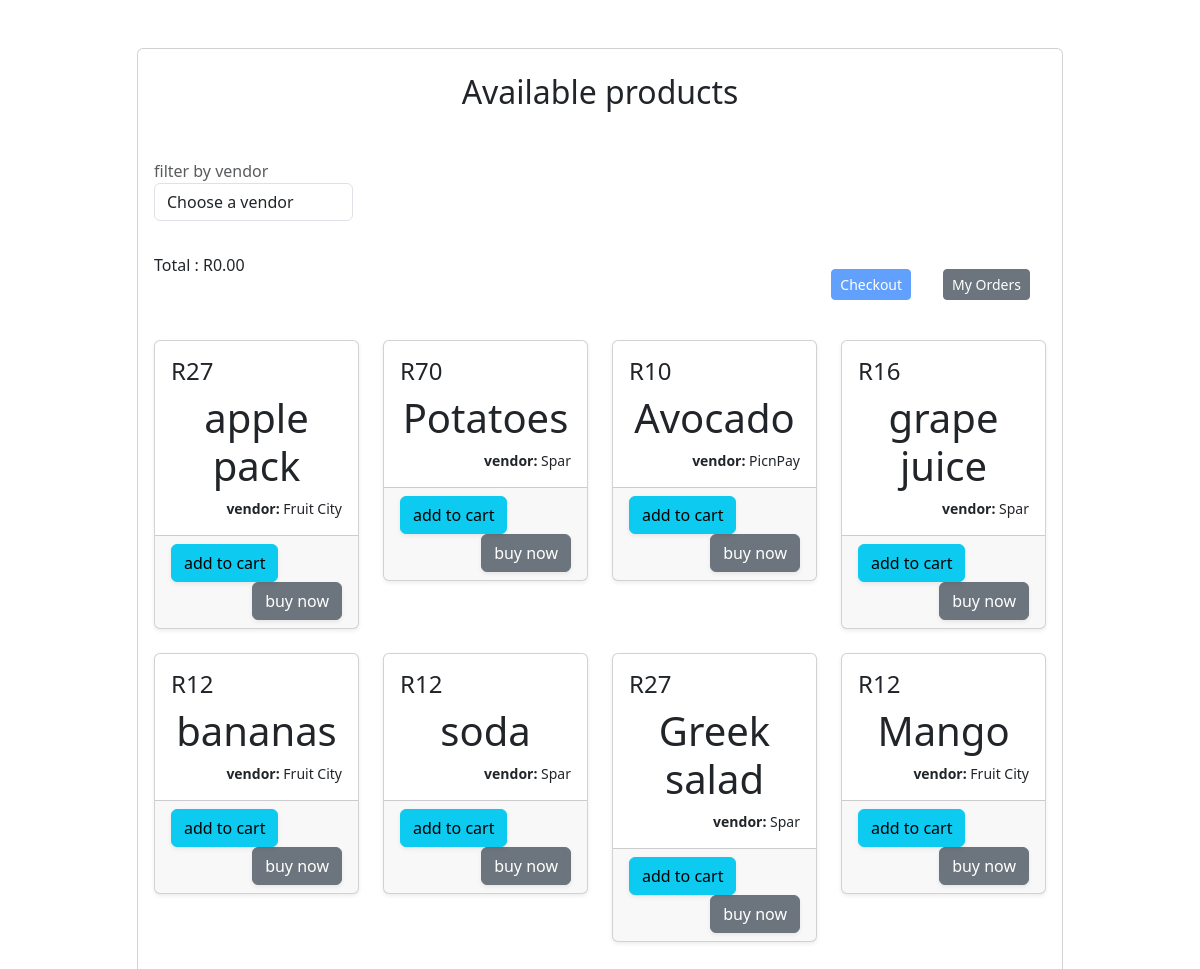
The page / on the database its author committed.
### base/models.py (models this page shows, shortened)
class Product(models.Model):
    name = models.CharField(max_length=100)
    price = models.IntegerField(null=True)
    vendor = models.ForeignKey(Vendor, null=True, on_delete=models.SET_NULL)
    created = models.DateField(auto_now_add=True)

class Vendor(models.Model):
    name = models.CharField(max_length=250, null=False)
    email = models.CharField(max_length=65, null=True)
    created_at = models.DateField(auto_now_add=True, null=True)

### base/views.py (the view)
# urls.py: path('', views.home, name='home'),
def home(request):
    vendor_filter = request.GET.get('filter')
    if request.method == 'GET' and vendor_filter and vendor_filter != 'all':
        products = Product.objects.filter(vendor=request.GET.get('filter'))
    else:
        products = Product.objects.all()
    vendors = Vendor.objects.all()
    totalProducts = Product.objects.count()
    return render(request, 'home.html', {'products': products, 'vendors': vendors, 'total': totalProducts})

### templates/home.html (shortened to what this page needs)
{% extends 'app.html' %} {% block content %}
<div class="col-md-10">
  <div class="card">
    <h2 class="text-center py-4">Available products</h2>
    <div class="col-md-3">
      <form onchange="this.submit()" method="get" class="m-lg-3">
        <label class="text-muted"> filter by vendor</label>
        <select name="filter" class="form-control">
          <option selected disabled>Choose a vendor</option>
        </select>
      </form>
    </div>
    <div class="card-body">
      <div class="row mb-4">
        {% if total > 0 %}
        <div class="ml-4 mb-4">
          Total : R<span id="totalCost">0.00</span>
          <a href="/my-orders" class="btn btn-secondary btn-sm float-end m-3"> My Orders</a>
          <button
            id="checkoutButton"
            onclick="checkout('{{ csrf_token}}')"
            class="btn btn-primary btn-sm float-end disabled m-3"
          >
            Checkout
          </button>
        </div>
        {% for product in products %}
        <div class="col-md-3 mb-4">
          <div class="card shadow-sm">
            <div class="card-body">
              <h4 class="text-capitalize">R{{ product.price }}</h4>
              <h1 class="text-center">{{ product.name }}</h1>
              <small class="float-end"
                ><strong> vendor:</strong> {{ product.vendor.name}}
              </small>
            </div>
            <div class="card-footer">
              <button
                class="btn btn-info shadow-sm"
                onclick="addToCart({{ product.id }}, {{ product.price }})"
                id="addToCart-{{ product.id }}"
              >
                add to cart
              </button>
              <button class="btn btn-secondary shadow-sm float-end" id="buyNow">
                buy now
              </button>
            </div>
          </div>
        </div>
        {% endfor %} {% else %}
        <div class="col-md-12 p-5">
          <div class="alert alert-warning">
            <h3 class="text-center">No data</h3>
          </div>
        </div>
        {% endif %}
      </div>
    </div>
  </div>
</div>
{% endblock %}

### templates/app.html (shortened to what this page needs)
<!DOCTYPE html>
<html lang="en">
<head>
    {% load bootstrap5 %}
    {% bootstrap_css %}
</head>
<body>
<div class="container">
    <div class="row justify-content-center py-5">
        {% block content %}
        {% endblock %}
    </div>
</div>
</body>
</html>

### rows shown on the page
Product: price "27", name "apple pack", vendor.name "Fruit City"
Product: price "70", name "Potatoes", vendor.name "Spar"
Product: price "10", name "Avocado", vendor.name "PicnPay"
Product: price "16", name "grape juice", vendor.name "Spar"
Product: price "12", name "bananas", vendor.name "Fruit City"
Product: price "12", name "soda", vendor.name "Spar"
Product: price "27", name "Greek salad", vendor.name "Spar"
Product: price "12", name "Mango", vendor.name "Fruit City"
